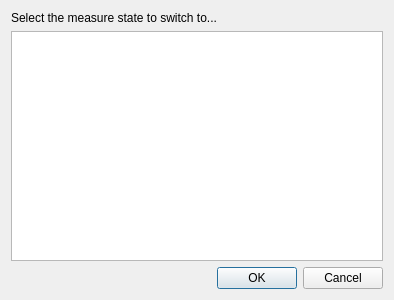
<?xml version="1.0" encoding="UTF-8"?>
<ui version="4.0">
 <class>AltGui_Measure_Dia</class>
 <widget class="QDialog" name="AltGui_Measure_Dia">
  <property name="geometry">
   <rect>
    <x>0</x>
    <y>0</y>
    <width>394</width>
    <height>300</height>
   </rect>
  </property>
  <property name="minimumSize">
   <size>
    <width>370</width>
    <height>300</height>
   </size>
  </property>
  <property name="maximumSize">
   <size>
    <width>400</width>
    <height>16777215</height>
   </size>
  </property>
  <property name="windowTitle">
   <string>Select measure state...</string>
  </property>
  <property name="windowIcon">
   <iconset resource="../../../system_sys/source_code/gui/resources/system_sys_resource.qrc">
    <normaloff>:/alt_icon</normaloff>:/alt_icon</iconset>
  </property>
  <layout class="QVBoxLayout">
   <item>
    <widget class="QLabel" name="label_header">
     <property name="text">
      <string>Select the measure state to switch to...</string>
     </property>
    </widget>
   </item>
   <item>
    <widget class="QListWidget" name="listWidget"/>
   </item>
   <item>
    <layout class="QHBoxLayout">
     <item>
      <spacer>
       <property name="orientation">
        <enum>Qt::Horizontal</enum>
       </property>
       <property name="sizeHint" stdset="0">
        <size>
         <width>108</width>
         <height>20</height>
        </size>
       </property>
      </spacer>
     </item>
     <item>
      <widget class="QPushButton" name="okButton">
       <property name="text">
        <string>OK</string>
       </property>
      </widget>
     </item>
     <item>
      <widget class="QPushButton" name="cancelButton">
       <property name="text">
        <string>Cancel</string>
       </property>
      </widget>
     </item>
    </layout>
   </item>
  </layout>
 </widget>
 <resources>
  <include location="../../../system_sys/source_code/gui/resources/system_sys_resource.qrc"/>
 </resources>
 <connections/>
</ui>
